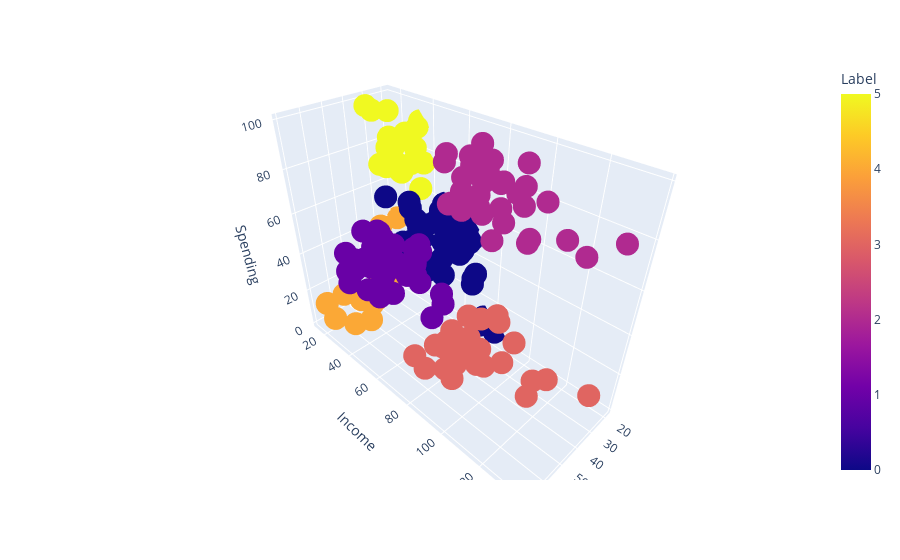

Source (notebook cell):
### Markdown cell above
#### Restart and run all cells

### Code cell
import plotly.express as px
px.scatter_3d(data_frame=X, x='Age', y='Income', z='Spending', color='Label')

### Figure 1 — Plotly figure (JSON) as saved in the notebook; plotly's stock layout.template omitted (floating-point values rounded to 4 significant figures; data arrays with more than 128 entries replaced by an {"elided": "..."} marker saying what was removed)
{"data": [{"hovertemplate": "Age=%{x}<br>Income=%{y}<br>Spending=%{z}<br>Label=%{marker.color}<extra></extra>", "legendgroup": "", "marker": {"color": {"elided": "200 int values"}, "coloraxis": "coloraxis", "symbol": "circle"}, "mode": "markers", "name": "", "scene": "scene", "showlegend": false, "type": "scatter3d", "x": {"elided": "200 int values"}, "y": {"elided": "200 int values"}, "z": {"elided": "200 int values"}}], "layout": {"coloraxis": {"colorbar": {"title": {"text": "Label"}}, "colorscale": [[0, "#0d0887"], [0.1111, "#46039f"], [0.2222, "#7201a8"], [0.3333, "#9c179e"], [0.4444, "#bd3786"], [0.5556, "#d8576b"], [0.6667, "#ed7953"], [0.7778, "#fb9f3a"], [0.8889, "#fdca26"], [1, "#f0f921"]]}, "legend": {"tracegroupgap": 0}, "margin": {"t": 60}, "scene": {"domain": {"x": [0, 1], "y": [0, 1]}, "xaxis": {"title": {"text": "Age"}}, "yaxis": {"title": {"text": "Income"}}, "zaxis": {"title": {"text": "Spending"}}}}}
